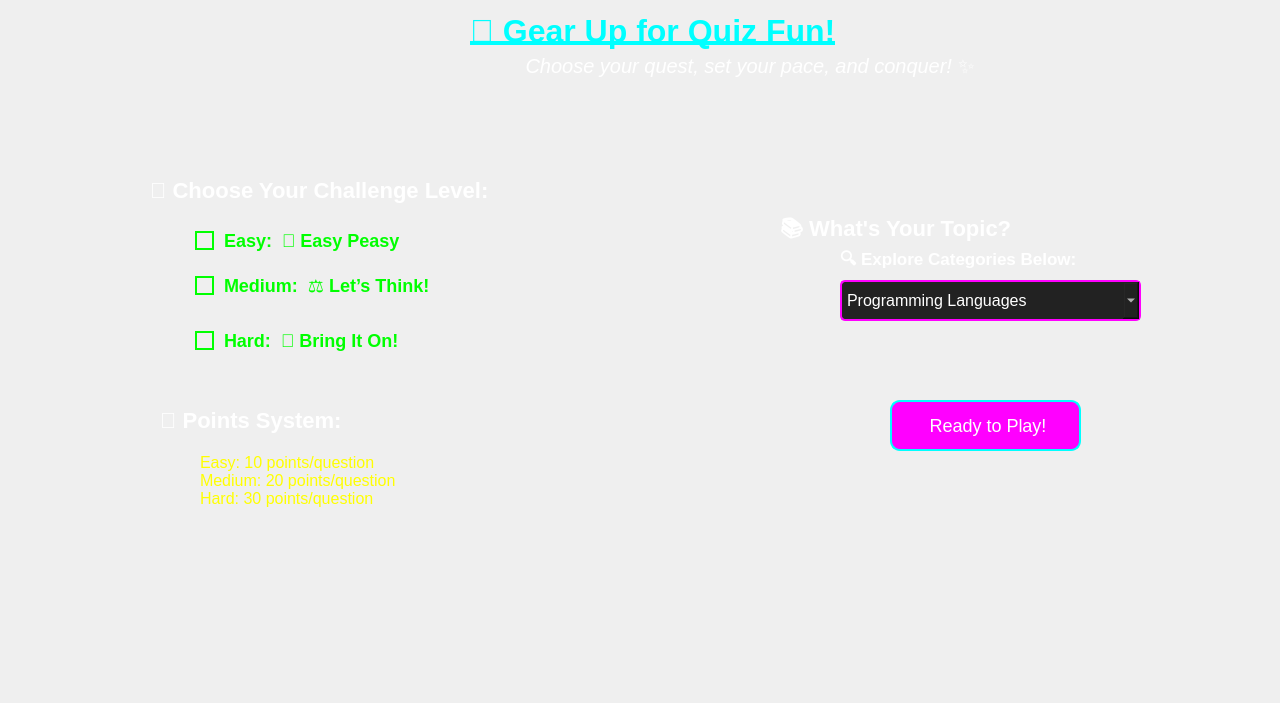
<?xml version="1.0" encoding="UTF-8"?>
<ui version="4.0">
 <class>startQuiz</class>
 <widget class="QDialog" name="startQuiz">
  <property name="geometry">
   <rect>
    <x>0</x>
    <y>0</y>
    <width>1280</width>
    <height>703</height>
   </rect>
  </property>
  <property name="windowTitle">
   <string>Dialog</string>
  </property>
  <widget class="QLabel" name="label">
   <property name="geometry">
    <rect>
     <x>0</x>
     <y>0</y>
     <width>1280</width>
     <height>703</height>
    </rect>
   </property>
   <property name="font">
    <font>
     <pointsize>12</pointsize>
     <bold>true</bold>
    </font>
   </property>
   <property name="styleSheet">
    <string notr="true"/>
   </property>
   <property name="text">
    <string/>
   </property>
   <property name="pixmap">
    <pixmap resource="ImagesAndIcons.qrc">:/images/icons &amp; images/start quiz page.jpg</pixmap>
   </property>
   <property name="scaledContents">
    <bool>true</bool>
   </property>
  </widget>
  <widget class="QLabel" name="label_2">
   <property name="geometry">
    <rect>
     <x>470</x>
     <y>0</y>
     <width>481</width>
     <height>61</height>
    </rect>
   </property>
   <property name="font">
    <font>
     <pointsize>-1</pointsize>
     <bold>true</bold>
     <underline>true</underline>
    </font>
   </property>
   <property name="styleSheet">
    <string notr="true">QLabel {
    font-size: 32px;
    font-weight: bold;
    color: cyan;
    text-align: center;
    text-shadow: 0px 0px 10px cyan;
}</string>
   </property>
   <property name="text">
    <string>🚀 Gear Up for Quiz Fun!</string>
   </property>
  </widget>
  <widget class="QLabel" name="label_3">
   <property name="geometry">
    <rect>
     <x>520</x>
     <y>50</y>
     <width>481</width>
     <height>31</height>
    </rect>
   </property>
   <property name="font">
    <font>
     <pointsize>15</pointsize>
     <italic>true</italic>
     <bold>false</bold>
    </font>
   </property>
   <property name="styleSheet">
    <string notr="true">color: rgb(255, 255, 255)</string>
   </property>
   <property name="text">
    <string> Choose your quest, set your pace, and conquer! ✨</string>
   </property>
  </widget>
  <widget class="QLabel" name="label_4">
   <property name="geometry">
    <rect>
     <x>150</x>
     <y>170</y>
     <width>371</width>
     <height>41</height>
    </rect>
   </property>
   <property name="font">
    <font>
     <pointsize>-1</pointsize>
     <bold>true</bold>
    </font>
   </property>
   <property name="styleSheet">
    <string notr="true">QLabel {
    font-size: 22px;
    color: white;
    text-shadow: 0px 0px 5px white;
}</string>
   </property>
   <property name="text">
    <string>🌟 Choose Your Challenge Level:</string>
   </property>
  </widget>
  <widget class="QLabel" name="label_5">
   <property name="geometry">
    <rect>
     <x>780</x>
     <y>210</y>
     <width>291</width>
     <height>41</height>
    </rect>
   </property>
   <property name="font">
    <font>
     <pointsize>-1</pointsize>
     <bold>true</bold>
    </font>
   </property>
   <property name="styleSheet">
    <string notr="true">QLabel {
    font-size: 22px;
    color: white;
    text-shadow: 0px 0px 5px white;
}</string>
   </property>
   <property name="text">
    <string>📚 What's Your Topic?</string>
   </property>
  </widget>
  <widget class="QLabel" name="label_6">
   <property name="geometry">
    <rect>
     <x>160</x>
     <y>400</y>
     <width>251</width>
     <height>41</height>
    </rect>
   </property>
   <property name="font">
    <font>
     <pointsize>-1</pointsize>
     <bold>true</bold>
    </font>
   </property>
   <property name="styleSheet">
    <string notr="true">QLabel {
    font-size: 22px;
    color: white;
    text-shadow: 0px 0px 5px white;
}</string>
   </property>
   <property name="text">
    <string>🎯 Points System:</string>
   </property>
  </widget>
  <widget class="QRadioButton" name="radioButtonEasy">
   <property name="geometry">
    <rect>
     <x>190</x>
     <y>220</y>
     <width>241</width>
     <height>41</height>
    </rect>
   </property>
   <property name="font">
    <font>
     <pointsize>-1</pointsize>
     <bold>true</bold>
    </font>
   </property>
   <property name="styleSheet">
    <string notr="true">QRadioButton {
    font-size: 18px;
    color: #00ff00;
    padding: 5px;
    border: none;
    spacing: 10px;
}
QRadioButton::indicator {
    width: 15px;
    height: 15px;
}
QRadioButton::indicator::unchecked {
    border: 2px solid #00ff00;
    background: transparent;
}
QRadioButton::indicator::checked {
    border: 2px solid #00ff00;
    background: #00ff00;
}</string>
   </property>
   <property name="text">
    <string>Easy:  🌱 Easy Peasy</string>
   </property>
  </widget>
  <widget class="QRadioButton" name="radioButtonMedium">
   <property name="geometry">
    <rect>
     <x>190</x>
     <y>260</y>
     <width>281</width>
     <height>51</height>
    </rect>
   </property>
   <property name="font">
    <font>
     <pointsize>-1</pointsize>
     <bold>true</bold>
    </font>
   </property>
   <property name="styleSheet">
    <string notr="true">QRadioButton {
    font-size: 18px;
    color: #00ff00;
    padding: 5px;
    border: none;
    spacing: 10px;
}
QRadioButton::indicator {
    width: 15px;
    height: 15px;
}
QRadioButton::indicator::unchecked {
    border: 2px solid #00ff00;
    background: transparent;
}
QRadioButton::indicator::checked {
    border: 2px solid #00ff00;
    background: #00ff00;
}</string>
   </property>
   <property name="text">
    <string>Medium:  ⚖️ Let’s Think!</string>
   </property>
  </widget>
  <widget class="QRadioButton" name="radioButtonHard">
   <property name="geometry">
    <rect>
     <x>190</x>
     <y>320</y>
     <width>251</width>
     <height>41</height>
    </rect>
   </property>
   <property name="font">
    <font>
     <pointsize>-1</pointsize>
     <bold>true</bold>
    </font>
   </property>
   <property name="styleSheet">
    <string notr="true">QRadioButton {
    font-size: 18px;
    color: #00ff00;
    padding: 5px;
    border: none;
    spacing: 10px;
}
QRadioButton::indicator {
    width: 15px;
    height: 15px;
}
QRadioButton::indicator::unchecked {
    border: 2px solid #00ff00;
    background: transparent;
}
QRadioButton::indicator::checked {
    border: 2px solid #00ff00;
    background: #00ff00;
}</string>
   </property>
   <property name="text">
    <string>Hard:  🔥 Bring It On!</string>
   </property>
  </widget>
  <widget class="QComboBox" name="categoryComboBox">
   <property name="geometry">
    <rect>
     <x>840</x>
     <y>280</y>
     <width>301</width>
     <height>41</height>
    </rect>
   </property>
   <property name="styleSheet">
    <string notr="true">QComboBox {
    font-size: 16px;
    color: white;
    background-color: #222;
    border: 2px solid #ff00ff;
    border-radius: 5px;
    padding: 5px;
}
QComboBox QAbstractItemView {
    background-color: #111;
    border: 1px solid #ff00ff;
    color: white;
}</string>
   </property>
   <item>
    <property name="text">
     <string>Programming Languages</string>
    </property>
   </item>
   <item>
    <property name="text">
     <string>Data Structures &amp; Algorithms (DSA)</string>
    </property>
   </item>
   <item>
    <property name="text">
     <string>Object-Oriented Programming (OOP)</string>
    </property>
   </item>
  </widget>
  <widget class="QLabel" name="label_7">
   <property name="geometry">
    <rect>
     <x>840</x>
     <y>250</y>
     <width>281</width>
     <height>21</height>
    </rect>
   </property>
   <property name="font">
    <font>
     <pointsize>13</pointsize>
     <bold>true</bold>
    </font>
   </property>
   <property name="styleSheet">
    <string notr="true">color: rgb(255, 255, 255)</string>
   </property>
   <property name="text">
    <string>🔍 Explore Categories Below:</string>
   </property>
  </widget>
  <widget class="QLabel" name="label_8">
   <property name="geometry">
    <rect>
     <x>200</x>
     <y>450</y>
     <width>211</width>
     <height>61</height>
    </rect>
   </property>
   <property name="font">
    <font>
     <pointsize>-1</pointsize>
    </font>
   </property>
   <property name="styleSheet">
    <string notr="true">QLabel {
    font-size: 16px;
    color: #ffff00;
    text-shadow: 0px 0px 5px #ffff00;
}</string>
   </property>
   <property name="text">
    <string>Easy: 10 points/question
Medium: 20 points/question
Hard: 30 points/question</string>
   </property>
  </widget>
  <widget class="QPushButton" name="pushButton_4">
   <property name="geometry">
    <rect>
     <x>0</x>
     <y>0</y>
     <width>61</width>
     <height>31</height>
    </rect>
   </property>
   <property name="styleSheet">
    <string notr="true">border-radius: 10px;
</string>
   </property>
   <property name="text">
    <string/>
   </property>
   <property name="icon">
    <iconset>
     <normaloff>C:/Users/dell/Downloads/arrow_14034415.png</normaloff>C:/Users/dell/Downloads/arrow_14034415.png</iconset>
   </property>
   <property name="iconSize">
    <size>
     <width>60</width>
     <height>60</height>
    </size>
   </property>
  </widget>
  <widget class="QPushButton" name="pushButton">
   <property name="geometry">
    <rect>
     <x>890</x>
     <y>400</y>
     <width>191</width>
     <height>51</height>
    </rect>
   </property>
   <property name="styleSheet">
    <string notr="true">QPushButton {
    font-size: 18px;
    color: white;
    background-color: #ff00ff;
    border: 2px solid #00ffff;
    border-radius: 10px;
    padding: 10px;
}
QPushButton:hover {
    background-color: #00ffff;
    color: black;
}
QPushButton:pressed {
    background-color: #ff00ff;
    border: 2px solid white;
    color: white;
}</string>
   </property>
   <property name="text">
    <string> Ready to Play!</string>
   </property>
   <property name="icon">
    <iconset resource="ImagesAndIcons.qrc">
     <normaloff>:/images/icons &amp; images/play now icon.png</normaloff>:/images/icons &amp; images/play now icon.png</iconset>
   </property>
   <property name="iconSize">
    <size>
     <width>30</width>
     <height>30</height>
    </size>
   </property>
  </widget>
  <widget class="QLabel" name="label_9">
   <property name="geometry">
    <rect>
     <x>440</x>
     <y>220</y>
     <width>381</width>
     <height>281</height>
    </rect>
   </property>
   <property name="text">
    <string/>
   </property>
   <property name="pixmap">
    <pixmap>C:/Users/dell/Downloads/are you ready image.jpg</pixmap>
   </property>
   <property name="scaledContents">
    <bool>true</bool>
   </property>
  </widget>
  <zorder>label</zorder>
  <zorder>label_2</zorder>
  <zorder>label_3</zorder>
  <zorder>label_4</zorder>
  <zorder>label_6</zorder>
  <zorder>radioButtonEasy</zorder>
  <zorder>radioButtonMedium</zorder>
  <zorder>radioButtonHard</zorder>
  <zorder>categoryComboBox</zorder>
  <zorder>label_7</zorder>
  <zorder>label_8</zorder>
  <zorder>pushButton_4</zorder>
  <zorder>pushButton</zorder>
  <zorder>label_9</zorder>
  <zorder>label_5</zorder>
 </widget>
 <resources>
  <include location="ImagesAndIcons.qrc"/>
 </resources>
 <connections/>
</ui>
